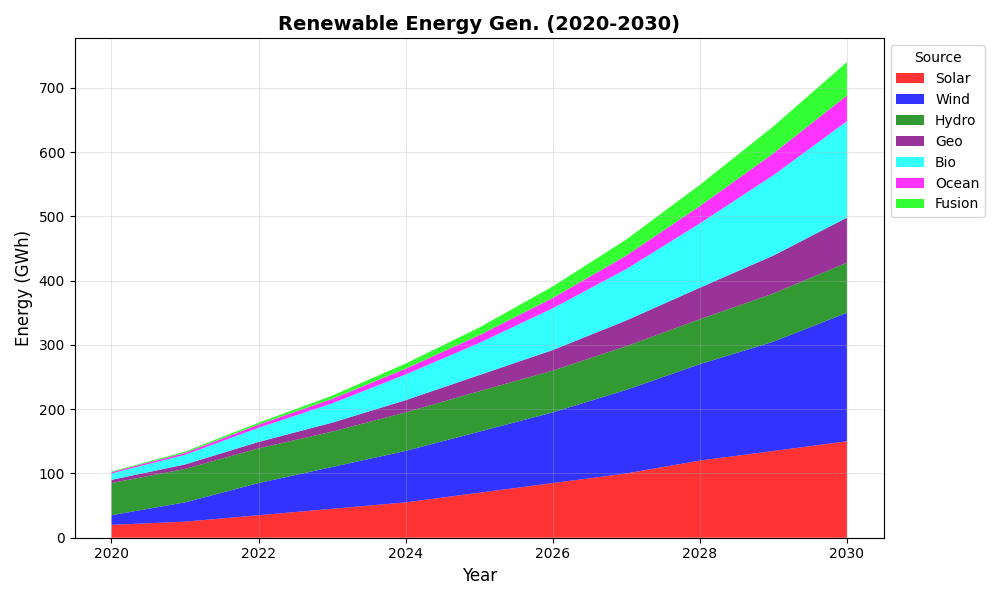

Write the Python code that produced this figure.
import matplotlib.pyplot as plt
import numpy as np

years = np.arange(2020, 2031)
solaria_energy = [20, 25, 35, 45, 55, 70, 85, 100, 120, 135, 150]
windlandia_energy = [15, 30, 50, 65, 80, 95, 110, 130, 150, 170, 200]
hydrovia_energy = [50, 52, 54, 55, 60, 63, 65, 68, 70, 75, 78]
geothermalia_energy = [5, 7, 10, 14, 19, 25, 32, 40, 49, 59, 70]
biomassia_energy = [10, 15, 22, 30, 40, 50, 65, 80, 100, 125, 150]
oceanica_energy = [2, 3, 5, 7, 9, 12, 16, 21, 27, 34, 40]
fusionlandia_energy = [1, 2, 3, 5, 8, 12, 18, 25, 33, 42, 52]

energy_sources = np.array([
    solaria_energy,
    windlandia_energy,
    hydrovia_energy,
    geothermalia_energy,
    biomassia_energy,
    oceanica_energy,
    fusionlandia_energy
])

fig, ax = plt.subplots(figsize=(10, 6))

new_colors = ['red', 'blue', 'green', 'purple', 'cyan', 'magenta', 'lime']

ax.stackplot(years, energy_sources, labels=['Solar', 'Wind', 'Hydro', 'Geo', 'Bio', 'Ocean', 'Fusion'],
             colors=new_colors, alpha=0.8)
ax.set_title("Renewable Energy Gen. (2020-2030)", fontsize=14, fontweight='bold')
ax.set_xlabel("Year", fontsize=12)
ax.set_ylabel("Energy (GWh)", fontsize=12)
ax.legend(loc='upper left', bbox_to_anchor=(1, 1), title='Source')
ax.grid(alpha=0.3)

plt.tight_layout()
plt.show()
